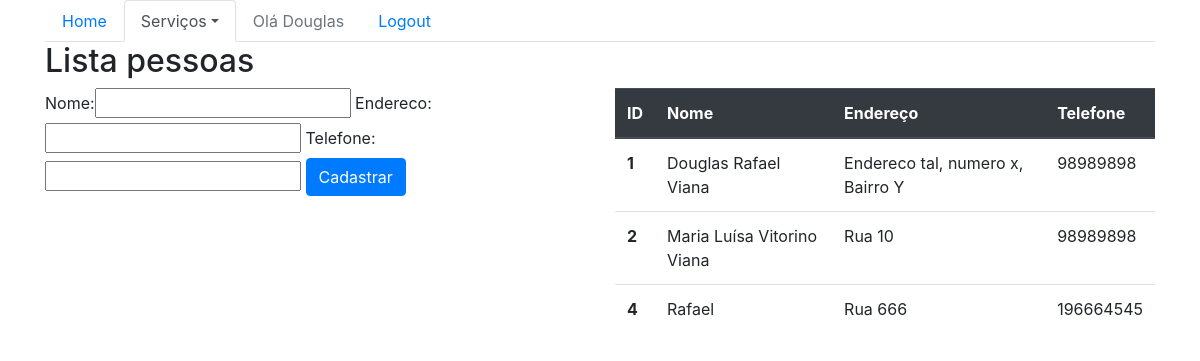
The app's page /sistema/pessoas/ (signed in), older data.
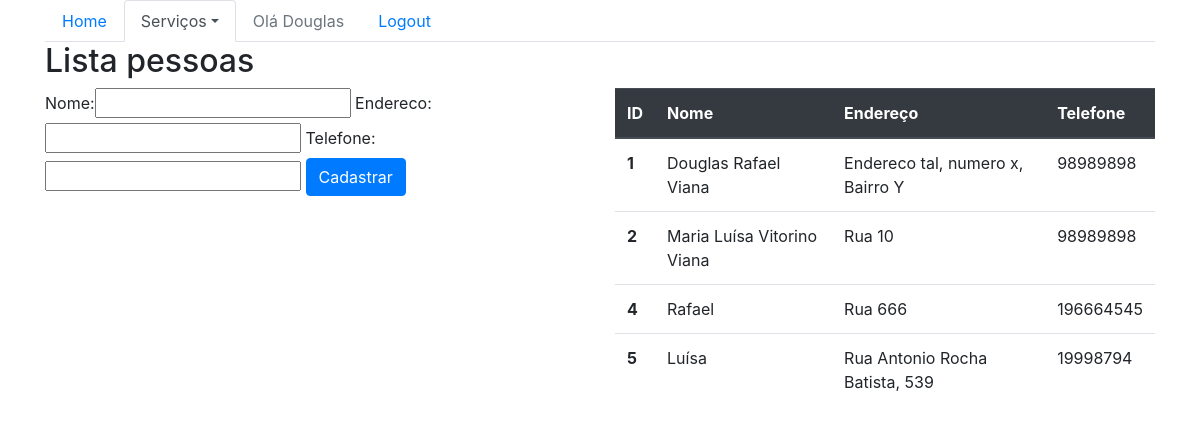
The same page, newer data.
### core/models.py (models this page shows, shortened)
class Pessoa(models.Model):
    nome = models.CharField(max_length=100)
    endereco = models.CharField(max_length=200)
    telefone = models.CharField(max_length=20)

### core/views.py (the view)
@login_required(login_url='/accounts/login/')
def lista_pessoas(request):
    pessoas = Pessoa.objects.all()
    form = PessoaForm()
    data = {'pessoas': pessoas, 'form': form}
    return render(request, 'core/lista_pessoas.html', data)

### core/forms.py
class PessoaForm(ModelForm):
    class Meta:
        model = Pessoa
        fields = '__all__'

### core/templates/core/lista_pessoas.html (shortened to what this page needs)
{% extends 'base.html' %}
{% load bootstrap %}
{% block menu %}
    <ul class="nav nav-tabs">
        <li class="nav-item">
            <a class="nav-link" href="{% url 'core_home' %}">Home</a>
        </li>
        <li class="nav-item dropdown">
            <a class="nav-link dropdown-toggle active" data-toggle="dropdown" href="#" role="button" aria-haspopup="true" aria-expanded="false">Serviços</a>
        </li>
        {% if user.is_authenticated %}
            <li class="nav-item">
                <a class="nav-link disabled" href="#">Olá {{ user }}</a>
            </li>
            <li class="nav-item">
                <a class="nav-link" href="{% url 'logout' %}">Logout</a>
            </li>
        {% else %}
            <li class="nav-item">
                <a class="nav-link" href="{% url 'login' %}">Login</a>
            </li>
        {% endif %}
    </ul>
{% endblock %}
{% block main %}
    <div class="row">
        <div class="col-sm-6">
            <h2>Lista pessoas</h2>
        </div>
    </div>
    <div class="row">
        <div class="col-sm-6">
            <form action="{% url 'core_pessoa_novo' %}" method="POST">
                {{ form|bootstrap }}
                <button type="submit" class="btn btn-primary">Cadastrar</button>
            </form>
        </div>
        <div class="col-sm-6">
            <table class="table">
                <thead class="thead-dark">
                    <tr>
                    <th scope="col">ID</th>
                    <th scope="col">Nome</th>
                    <th scope="col">Endereço</th>
                    <th scope="col">Telefone</th>
                    </tr>
                </thead>
                <tbody>
                    {% for pessoa in pessoas %}
                        <tr>
                            <th scope="row">{{ pessoa.id}}</th>
                            <td>{{ pessoa.nome}}</td>
                            <td>{{ pessoa.endereco}}</td>
                            <td>{{ pessoa.telefone}}</td>
                        </tr>
                    {% endfor%}
                </tbody>
            </table>
        </div>
    </div>
{% endblock %}

Row changes from the older to the newer data that the page shows:
added Pessoa: id "5", nome "Luísa", endereco "Rua Antonio Rocha Batista, 539", telefone "19998794"
